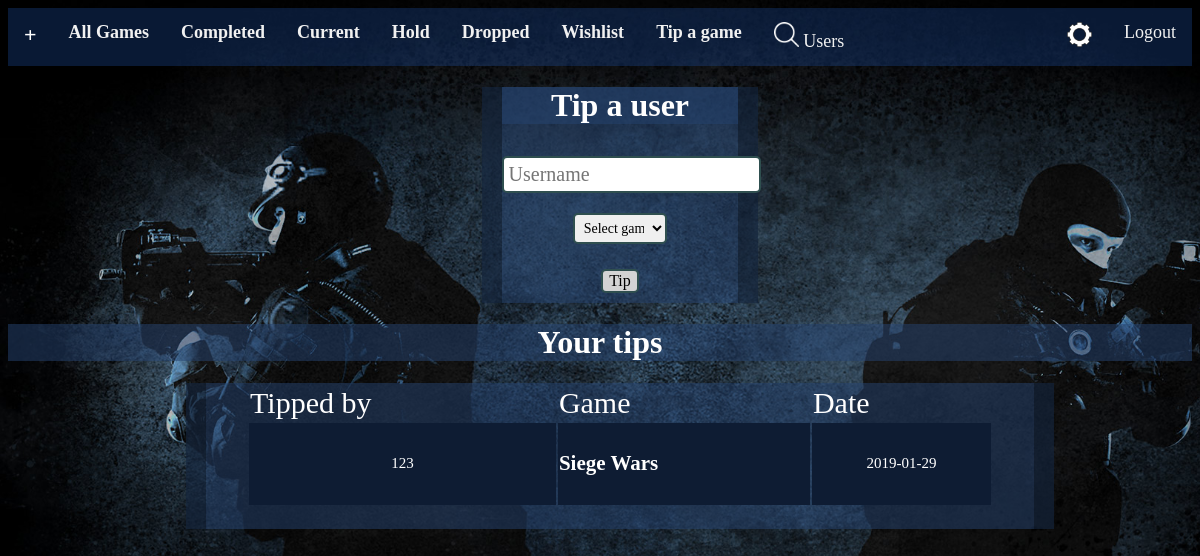
/tip (signed in), run on the app's committed database.
### tables this page shows
CREATE TABLE 'tips' ('username' text, 'game' text, 'username_tipper' text, 'date' timestamp DEFAULT CURRENT_DATE, 'id' INTEGER);

### application.py (the view)
@app.route("/tip", methods=["GET", "POST"])
@login_required
def tip():
    if request.method == "POST":
        to_tip_name = request.form.get("name")
        to_tip_game = request.form.get("game_tip")
        user_id = session["user_id"]
        games = get_tips(user_id)
        tip = tip_input(user_id, to_tip_game, to_tip_name)
        json = get_games(user_id, "*")
        if tip == None:
            return render_template("tips.html", games=games, json=json, error="No user found for the tip to go to.")
        else:
            return render_template("tips.html", games=games, json=json)
    else:
        user_id = session["user_id"]
        games = get_tips(user_id)
        json = get_games(user_id, "*")
        return render_template("tips.html", games=games, json=json)

### helpers.py (called while the page is built)
def login_required(f):
    @wraps(f)
    def decorated_function(*args, **kwargs):
        if session.get("user_id") is None:
            return redirect("/login")
        return f(*args, **kwargs)
    return decorated_function

def get_games(user_id, status):
    if status == "*":
        games = db.execute("SELECT * FROM games WHERE user_id=:user_id", user_id=user_id)
    else:
        games = db.execute("SELECT * FROM games WHERE user_id=:user_id AND status=:status", user_id=user_id, status=status)
    i = 1
    for game in games:
        game["rating"] = str(game["rating"]).split('.')[0]
        game["counter"] = i
        i += 1
    return games

def get_tips(user_id):
    games = db.execute("SELECT * FROM tips WHERE id=:id", id=user_id)
    return games

### templates/tips.html (shortened to what this page needs)
{% extends "layout.html" %}
{% block main %}
<form action="{{ url_for('tip') }}" method="post">
    <div class="text5">
        <h1> Tip a user</h1>
        <div>
            <input autocomplete="off" autofocus class="input1" name="name" placeholder="Username" type="text"/>
        </div>
        <select class="input4" name="game_tip" required>
            <option disabled selected value>Select game</option>
        </select>
        <div>
            <button class="button" type="submit">Tip</button>
        </div>
    </div>
    <h1>
        Your tips
    </h1>
    <div class="addgames">
        <table width="90%" align="center">
            <tr class="titeladdgame">
                <td> Tipped by </td>
                <td> Game </td>
                <td> Date</td>
            </tr>
            {%for game in games %}
            <tr class="textaddgame">
                <td class="table">{{ game.username_tipper }} </td>
                <td class="table1">{{ game.game }}</td>
                <td class="table">{{ game.date }}</td>
            </tr>
            <tr><td><br/></td></tr>
            {%endfor%}
        </table>
    </div>
</form>
{% endblock %}

### static/styles.css (style rules this page uses)
body { background-image: url("cs.jpg"); background-attachment: fixed; background-repeat: no-repeat; -webkit-background-size: cover; -moz-background-size: cover; -o-background-size: cover; background-size: cover; }
.button { background-color: lightgray; text-align: center; font-size: 16px; font-family:Tahoma; margin: 5px 10px 10px 10px; border-radius: 5px; border: 2px solid #2F4F4F; }
.input1 { font-family:Tahoma; font-size: 20px; margin: 10px 0px 20px 0px; border-radius: 5px; border: 2px solid #2F4F4F; padding: 5px; }
.input4 { font-family:Tahoma; font-size: 14px; margin: 0px 0px 20px 0px; border-radius: 5px; border: 2px solid #2F4F4F; padding: 5px; width: 40%; }
.text5 { margin-top:1%; border-left: 20px solid rgba(0, 0, 0, 0.3); border-right: 20px solid rgba(0, 0, 0, 0.3); width: 20%; text-align:center; background-color: hsla(217, 50%, 30%, 0.5); margin-left: 40%; }
.addgames { margin: 1% 0% 0% 15%; border-left: 20px solid rgba(0, 0, 0, 0.3); border-right: 20px solid rgba(0, 0, 0, 0.3); width: 70%; color:white; background-color: hsla(217, 50%, 30%, 0.5); }
.textaddgame { font-family:Tahoma; color: white; text-align: left; background-color: #0e1c33; }
.titeladdgame { font-family:Tahoma; color: white; font-size: 30px; }
.table1 { height: 80px; font-size: 21px; font-weight: bold; }
.table { height: 80px; font-size: 15px; text-align: center; }
h1 { background-color: hsla(217, 50%, 30%, 0.5); text-align : center; font-weight: bold; font-family:Tahoma; color: white; }

### data on the page
tips: username_tipper "123", game "Siege Wars", date "2019-01-29"
